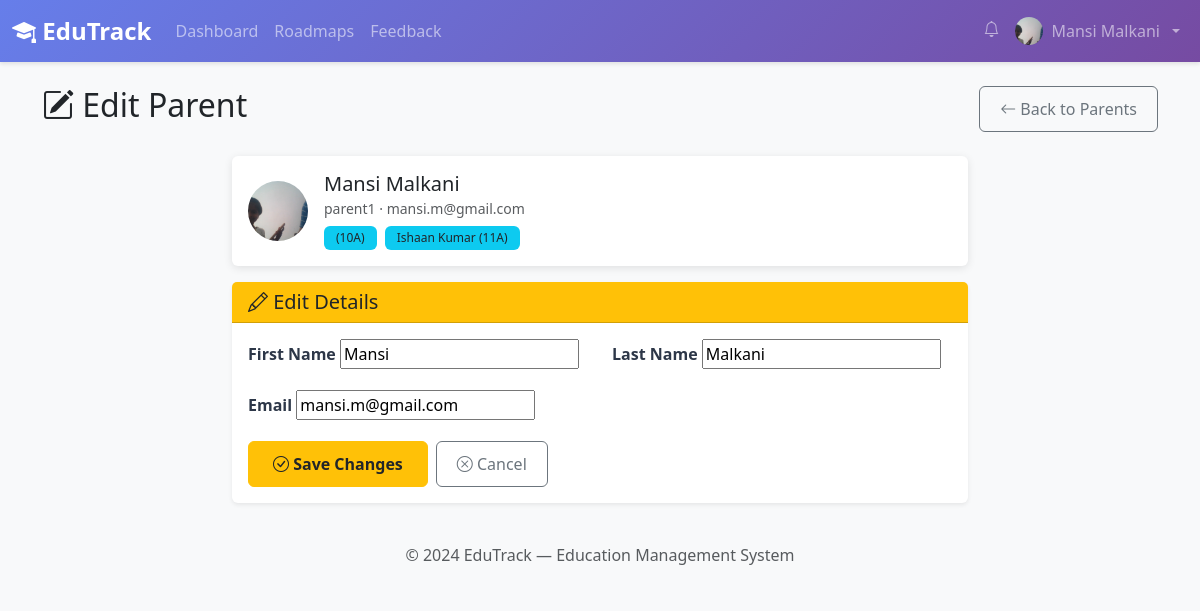
Screenshot of /admin-panel/parent/27/edit/ (signed in) with the database file from the repository.
### core/models.py (models this page shows, shortened)
class UserProfile(models.Model):
    ROLE_CHOICES = [
        ('admin', 'Administrator'),
        ('teacher', 'Teacher'),
        ('student', 'Student'),
        ('parent', 'Parent'),
    ]
    user = models.OneToOneField(
        User,
        on_delete=models.CASCADE,
        related_name='profile'
    )
    role = models.CharField(
        max_length=20,
        choices=ROLE_CHOICES,
        default='student'
    )
    phone_number = models.CharField(
        max_length=15,
        blank=True,
        help_text='Contact phone number'
    )
    profile_photo = models.ImageField(
        upload_to='profile_photos/',
        null=True,
        blank=True,
        validators=[validate_image_extension],
        help_text='Profile picture (JPG, PNG, GIF)'
    )
    date_of_birth = models.DateField(null=True, blank=True)
    address = models.TextField(blank=True, help_text='Residential address')
    pending_amount = models.DecimalField(
        max_digits=10,
        decimal_places=2,
        default=0.00,
        help_text='Running total of unpaid/overdue fees (auto-updated)'
    )
    created_at = models.DateTimeField(auto_now_add=True)
    updated_at = models.DateTimeField(auto_now=True)
    class Meta:
        verbose_name = 'User Profile'
        verbose_name_plural = 'User Profiles'
        ordering = ['user__first_name', 'user__last_name']

class Student(models.Model):
    user = models.OneToOneField(
        User,
        on_delete=models.CASCADE,
        related_name='student'
    )
    roll_number = models.CharField(
        max_length=20,
        unique=True,
        blank=True,
        default='',
    )
    grade = models.CharField(max_length=10, help_text='Current grade/class')
    section = models.CharField(max_length=5, help_text='Section (A, B, C, etc.)')
    parent = models.ForeignKey(
        User,
        on_delete=models.SET_NULL,
        null=True,
        blank=True,
        related_name='children',
        limit_choices_to={'profile__role': 'parent'},
        help_text='Parent/Guardian'
    )
    admission_date = models.DateField(default=date.today)
    phone_number = models.CharField(
        max_length=15,
        help_text='Student contact phone number e.g. 9187263541'
    )
    address = models.TextField(
        help_text='Student residential address e.g. Viman Nagar, Pune'
    )
    is_active = models.BooleanField(default=True)
    blood_group = models.CharField(max_length=5, blank=True)
    medical_conditions = models.TextField(blank=True)
    created_at = models.DateTimeField(auto_now_add=True)
    updated_at = models.DateTimeField(auto_now=True)
    class Meta:
        verbose_name = 'Student'
        verbose_name_plural = 'Students'
        ordering = ['grade', 'section', 'roll_number']
        indexes = [
            models.Index(fields=['grade', 'section']),
            models.Index(fields=['roll_number']),
        ]

### core/views.py (the view, shortened to what this page needs)
# urls.py: path('admin-panel/parent/<int:pk>/edit/', ParentUpdateView.as_view(), name='parent_edit'),
class ParentUpdateView(LoginRequiredMixin, AdminRequiredMixin, UpdateView):
    model = User
    fields = ['first_name', 'last_name', 'email']
    template_name = 'admin/parent_edit.html'
    success_url = reverse_lazy('parent_list')

### core/views.py (called while the page is built)
    def test_func(self):
        return (
            self.request.user.is_superuser or
            (hasattr(self.request.user, 'profile') and
             self.request.user.profile.role == 'admin')
        )

### templates/admin/parent_edit.html (shortened to what this page needs)
{% extends 'base.html' %}
{% block content %}
<div class="container">
  <div class="d-flex justify-content-between align-items-center mb-4">
    <h2><i class="bi bi-pencil-square"></i> Edit Parent</h2>
    <a href="{% url 'parent_list' %}" class="btn btn-outline-secondary">
      <i class="bi bi-arrow-left"></i> Back to Parents
    </a>
  </div>
  <div class="row justify-content-center">
    <div class="col-md-8">
      <div class="card mb-3 border-warning">
        <div class="card-body d-flex align-items-center gap-3">
          {% if object.profile.profile_photo %}
            <img src="{{ object.profile.profile_photo.url }}" class="rounded-circle" width="60" height="60" style="object-fit:cover;">
          {% else %}
            <div class="rounded-circle bg-warning d-flex align-items-center justify-content-center text-dark fw-bold" style="width:60px;height:60px;font-size:1.2rem;">
              {{ object.first_name|first }}{{ object.last_name|first }}
            </div>
          {% endif %}
          <div>
            <h5 class="mb-0">{{ object.get_full_name }}</h5>
            <small class="text-muted">{{ object.username }} · {{ object.email }}</small>
            <div class="mt-1">
              {% for child in object.children.all %}
                <span class="badge bg-info text-dark me-1">
                  {{ child.user.get_full_name }} ({{ child.grade }}{{ child.section }})
                </span>
              {% empty %}
                <span class="text-muted small">No children linked</span>
              {% endfor %}
            </div>
          </div>
        </div>
      </div>
      <div class="card shadow-sm">
        <div class="card-header bg-warning text-dark">
          <h5 class="mb-0"><i class="bi bi-pencil"></i> Edit Details</h5>
        </div>
        <div class="card-body">
          <form method="post">
            <div class="row">
              <div class="col-md-6 mb-3">
                <label class="form-label fw-semibold">First Name</label>
                {{ form.first_name }}
              </div>
              <div class="col-md-6 mb-3">
                <label class="form-label fw-semibold">Last Name</label>
                {{ form.last_name }}
              </div>
            </div>
            <div class="mb-3">
              <label class="form-label fw-semibold">Email</label>
              {{ form.email }}
            </div>
            <div class="d-flex gap-2 mt-3">
              <button type="submit" class="btn btn-warning px-4 text-dark fw-semibold">
                <i class="bi bi-check-circle"></i> Save Changes
              </button>
              <a href="{% url 'parent_list' %}" class="btn btn-outline-secondary">
                <i class="bi bi-x-circle"></i> Cancel
              </a>
            </div>
          </form>
        </div>
      </div>
    </div>
  </div>
</div>
{% endblock %}

### templates/base.html (shortened to what this page needs)
{% load static %}
<!DOCTYPE html>
<html lang="en">
<head>
  <link href="https://cdn.jsdelivr.net/npm/bootstrap@5.3.2/dist/css/bootstrap.min.css" rel="stylesheet">
  <link rel="stylesheet" href="https://cdn.jsdelivr.net/npm/bootstrap-icons@1.11.1/font/bootstrap-icons.css">
  <link rel="stylesheet" href="{% static 'css/style.css' %}">
</head>
<body>
  {% if user.is_authenticated %}
  <nav class="navbar navbar-expand-lg navbar-dark" style="background: linear-gradient(135deg,#667eea,#764ba2)">
    <div class="container-fluid">
      <a class="navbar-brand fw-bold" href="{% url 'dashboard' %}">
        <i class="bi bi-mortarboard-fill"></i> EduTrack
      </a>
      <div class="collapse navbar-collapse" id="navbarNav">
        <ul class="navbar-nav me-auto">
          {% if user.profile.role == 'admin' or user.is_superuser %}
          <li class="nav-item"><a class="nav-link" href="{% url 'admin_dashboard' %}"><i class="bi bi-speedometer2"></i> Dashboard</a></li>
          <li class="nav-item dropdown">
            <a class="nav-link dropdown-toggle" href="#" data-bs-toggle="dropdown">Administrative</a>
            <ul class="dropdown-menu">
              <li><a class="dropdown-item" href="{% url 'admin_teacher_attendance' %}"><i class="bi bi-person-check"></i> Attendance</a></li>
              <li><a class="dropdown-item" href="{% url 'admin_finance' %}"><i class="bi bi-cash-stack"></i> Finance</a></li>
              <li><a class="dropdown-item" href="{% url 'admin_teacher_performance' %}"><i class="bi bi-graph-up"></i> Performance</a></li>
            </ul>
          </li>
          <li class="nav-item"><a class="nav-link" href="{% url 'all_roadmaps' %}"><i class="bi bi-map"></i> Roadmaps</a></li>
          <li class="nav-item"><a class="nav-link" href="{% url 'holiday_list' %}"><i class="bi bi-calendar-event"></i> Holidays</a></li>
          <li class="nav-item"><a class="nav-link" href="{% url 'admin_analytics' %}"><i class="bi bi-bar-chart"></i> Analytics</a></li>
          {% elif user.profile.role == 'parent' %}
          <li class="nav-item"><a class="nav-link" href="{% url 'parent_dashboard' %}">Dashboard</a></li>
          <li class="nav-item"><a class="nav-link" href="{% url 'public_roadmaps' %}">Roadmaps</a></li>
          <li class="nav-item"><a class="nav-link" href="{% url 'parent_feedback' %}">Feedback</a></li>
          {% endif %}
        </ul>
        <ul class="navbar-nav">
          <li class="nav-item">
            <a class="nav-link position-relative" {% if request.user.profile.role == 'admin' %}
							href="{% url 'admin_notifications' %}"
						{% else %}
							href="{% url 'notifications' %}"
						{% endif %}>
              <i class="bi bi-bell"></i>
            </a>
          </li>
          <li class="nav-item dropdown">
            <a class="nav-link dropdown-toggle d-flex align-items-center gap-2" href="#" data-bs-toggle="dropdown">
              {% if user.profile.profile_photo %}
                <img src="{{ user.profile.profile_photo.url }}" class="rounded-circle" width="28" height="28" style="object-fit:cover;">
              {% else %}
                <i class="bi bi-person-circle"></i>
              {% endif %}
              {{ user.get_full_name|default:user.username }}
            </a>
          </li>
        </ul>
      </div>
    </div>
  </nav>
  {% endif %}
  <div class="container-fluid py-4 px-4">
    {% block content %}{% endblock %}
  </div>
  <footer class="footer mt-auto py-3 bg-light">
    <div class="container text-center">
      <span class="text-muted">© 2024 EduTrack — Education Management System</span>
    </div>
  </footer>
</body>
</html>

### static/css/style.css (style rules this page uses)
:root { --primary-color: #667eea; --secondary-color: #764ba2; --success-color: #48bb78; --danger-color: #f56565; --warning-color: #ed8936; --info-color: #4299e1; --dark-color: #2d3748; --light-color: #f7fafc; }
body { font-family: 'Segoe UI', Tahoma, Geneva, Verdana, sans-serif; background-color: #f8f9fa; }
.navbar-brand { font-weight: 700; font-size: 1.5rem; }
.navbar { box-shadow: 0 2px 4px rgba(0,0,0,.1); }
.card { border: none; box-shadow: 0 2px 8px rgba(0,0,0,.1); transition: transform 0.2s, box-shadow 0.2s; }
.btn { border-radius: 6px; font-weight: 500; padding: 10px 20px; transition: all 0.3s; }
.form-label { font-weight: 600; color: var(--dark-color); margin-bottom: 8px; }
.badge { padding: 6px 12px; font-weight: 500; border-radius: 6px; }
.footer { margin-top: 50px; padding: 20px 0; background-color: var(--light-color); text-align: center; color: #718096; }

### rows the page displays
Student: grade "10", section "A"
Student: user.get_full_name "Ishaan Kumar", grade "11", section "A"

### other values shown
{{ user.get_full_name|default:user.username }} "Mansi Malkani"
{{ object.get_full_name }} "Mansi Malkani"
{{ object.username }} "parent1"
{{ object.email }} "mansi.m@gmail.com"
